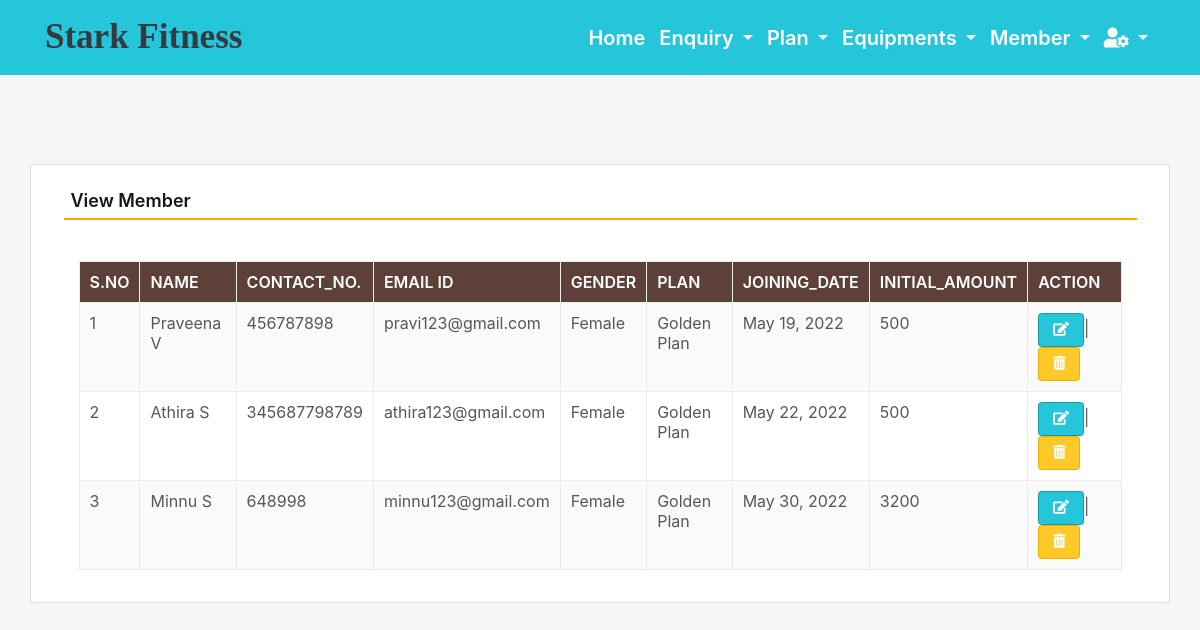
Page /viewMember (signed in) on the committed database.
### gym/models.py (models this page shows, shortened)
class Member(models.Model):
    name = models.CharField(max_length=150, null=True)
    contact = models.CharField(max_length=15, null=True)
    email = models.CharField(max_length=50, null=True)
    gender = models.CharField(max_length=10, null=True)
    plan = models.CharField(max_length=100, null=True)
    joindate = models.DateField(null=True)
    initamount = models.CharField(max_length=100, null=True)

### gym/views.py (the view)
# urls.py: path('viewMember', viewMember, name='viewMember'),
def viewMember(request):
    if not request.user.is_authenticated:
        return redirect(admin_login)
    member = Member.objects.all()
    return render(request,'viewMember.html', locals())

### gym/templates/viewMember.html (shortened to what this page needs)
{% include 'admin_nav.html' %}
{% load static %}
{% block main %}
 <html lang="en" class="no-focus">
 <link rel="stylesheet" id="css-main" href="{% static 'css1/codebase.min.css' %}">
 <br><br><br><br>
	<div class="container card shadow mt-5">
		<div class="card-body">
			<h5 class="p-2" style="border-bottom: 2px solid orange">View Member</h5>
             <br>
            <div class="container-fluid">
             <table id="example" class="table table-striped table-bordered" style="width:100%">
                  <thead class="text-white" style="background-color : #5d4037;">
				     <tr>
					   <th>S.No</th>
					   <th>Name</th>
					   <th>Contact_No.</th>
					   <th>Email ID</th>
                       <th>Gender</th>
					   <th>Plan</th>
                       <th>Joining_Date</th>
					   <th>Initial_Amount</th>
                       <th>Action</th>
				     </tr>
			      </thead>
			       <tbody>
                     {% for i in member %}
			          <tr>
                        <td>{{forloop.counter}}</td>
						<td>{{i.name}}</td>
						<td>{{i.contact}}</td>
						<td>{{i.email}}</td>
                        <td>{{i.gender}}</td>
						<td>{{i.plan}}</td>
                        <td>{{i.joindate}}</td>
						<td>{{i.initamount}}</td>
						<td><a href="{% url 'edit_Member' i.id %}" class="btn btn-info"><i class="fas fa-edit"></i></a>|
                            <a href="{% url 'delete_Member' i.id %}" class="btn btn-warning" onclick="return confirm('Are you sure to delete this Member ?')"><i class="fas fa-trash-alt"></i></a></td>
                      </tr>
                      {% endfor %}
                   </tbody>
		        </table>
            </div>
        </div>
	</div>
        <link rel="stylesheet" href="https://use.fontawesome.com/releases/v5.6.3/css/all.css">
 </html>
{% endblock %}

### rows in the picture
Member: name "Praveena V", contact "456787898", email "pravi123@gmail.com", gender "Female", plan "Golden Plan", joindate "May 19, 2022", initamount "500"
Member: name "Athira S", contact "345687798789", email "athira123@gmail.com", gender "Female", plan "Golden Plan", joindate "May 22, 2022", initamount "500"
Member: name "Minnu S", contact "648998", email "minnu123@gmail.com", gender "Female", plan "Golden Plan", joindate "May 30, 2022", initamount "3200"
